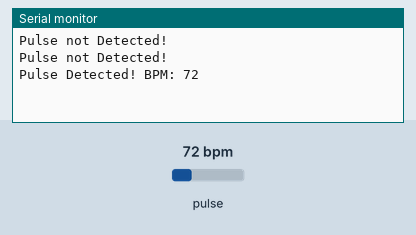
Recording of a sketch running on a simulated Arduino Mega 2560, built with avr-gcc and run on an emulated ATmega2560. Shown: the last lines printed to the serial monitor. The inputs (shaded band) are chosen by the test bench; at power-on: pulse 72 bpm.

Above: at 1.2 s.
1.3 s: pulse set to 42 bpm
At 1.9 s:
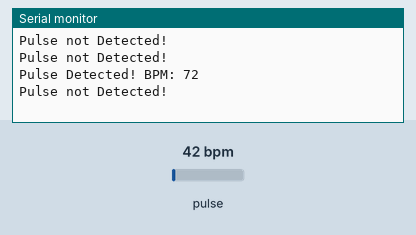
2.8 s: pulse set to 70 bpm
At 3.4 s:
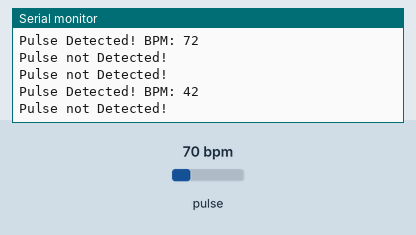
Timing chart, 0 to 5.8 s (numbered marks = the images above; inputs shaded):
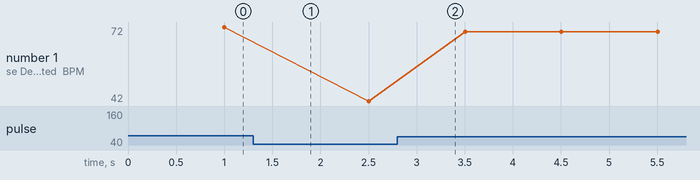

Measured:
- plotted number 1: 72 → 42 after the input at 1.3 s, 42 → 70 after the input at 2.8 s

The sketch:

Pulse_testing.ino
```cpp
#include <PulseSensorPlayground.h>

#define PULSE_SENSOR_PIN 36 // pin VP

PulseSensorPlayground pulseSensor;

void setup() {
  Serial.begin(115200);

  // Atur pulse sensor
  pulseSensor.analogInput(PULSE_SENSOR_PIN);
  pulseSensor.setThreshold(550); // Threshold detak jantung
  pulseSensor.begin();
}

void loop() {
  while (true) {
    getPulseReading();
    delay(500);  // Monitoring interval
  }

}

void getPulseReading() {
  int pulseValue = pulseSensor.getBeatsPerMinute();
  bool heartBeat = pulseSensor.sawStartOfBeat();
  if (heartBeat) {
    Serial.print("Pulse Detected! BPM: ");
    Serial.println(pulseValue);
  } else {
    Serial.println("Pulse not Detected!");
  }
}
```
